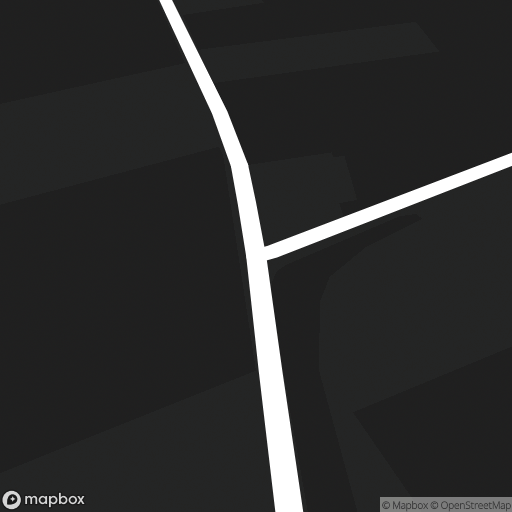
#> input picture 04_matching/main_7/mapbox_method_no_stitching/mapbox_images_for_frame_1302_RVV1/50.7954945_3.5886356.jpg, 512 x 512 px, found by its file name; its folder holds only this picture in this run
$ jupyter execute --allow-errors matching_1302_sec_v6.ipynb
#> lines starting #> are read from the running program, lines starting #| are printed output that depends on the picture; after the words box and inside, x2 and y2 are one past the last pixel; in counts of white or black regions, pixels touching at a corner belong together
[cell 1]
import os
import sys
import numpy as np
import pandas as pd
import matplotlib.pyplot as plt
import math
import requests
import cv2
from numpy.polynomial import Polynomial
from skimage.morphology import skeletonize, binary_closing, square, binary_erosion, binary_dilation, medial_axis, thin, disk, convex_hull_image, diamond, star, isotropic_closing, remove_small_objects
from skimage.filters import threshold_otsu
import json
import time

[cell 2]
sem_segm_img_path = "/Users/senneloobuyck/Documents/Thesis_project/04_matching/main_7/picked_masks/2023_RVV_1_mask_1302.jpg"
mapbox_imgs_dir_path = "/Users/senneloobuyck/Documents/Thesis_project/04_matching/main_7/mapbox_method_no_stitching/mapbox_images_for_frame_1302_RVV1"
heli_lat = 50.795680
heli_lon = 3.591033
altitude = 155.87

[cell 3]
def plot_image(img):
    plt.figure(figsize=(20,10))
    plt.imshow(cv2.cvtColor(img, cv2.COLOR_BGR2RGB))
    plt.show()

[cell 4]
# [24 lines left out: function plot_patch, not called in this run]

[cell 5]
# [17 lines left out: function calculate_bearing, not called in this run]

[cell 6]
# [10 lines left out: function haversine, not called in this run]

[cell 7]
# calculate pitch/tilt
# [14 lines left out: function calculate_pitch, not called in this run]

[cell 8]
# [23 lines left out: function get_mapbox_intersection_image, not called in this run]

[cell 9]
def get_intersection_coordinates(lat, lon) :
    # some lists and dataframes to store the data
#> further down, mb_image_bgr is the input picture: shape (512, 512, 3); mean B, G, R 46.1, 46.2, 45.9
    nodes = []
    intersection_nodes = []
    df_nodes = pd.DataFrame(columns=['id', 'lat', 'lon'])
    df_intersections = pd.DataFrame(columns=['lat', 'lon'])

    overpass_url = "http://overpass-api.de/api/interpreter"


    # first get the ways around the point
    # .w is a temporary variable that stores the result of the first query
    # node(way_cnt:2-);   // select those nodes that are members of two or more of the given ways
    overpass_query = f"""[out:json];
                        way(around: 300, {lat},{lon})["highway"~"(motorway|trunk|primary|secondary|tertiary|unclassified|residential|motorway_link|trunk_link|primary_link|secondary_link|tertiary_link|living_street|service|pedestrian)"]->.w;
                        node(way_cnt.w:2-);
                        out;"""

    response = requests.get(overpass_url, params={'data': overpass_query})

    # print(response.json()['elements'])

    for item in response.json()['elements']:
        df_intersections.loc[len(df_intersections)] = {'lat': item['lat'], 'lon': item['lon']}


    # print(df_intersections)
    return df_intersections

#> (a cell that did not finish here is left out)

[cell 11]
# [35 lines left out: function get_skeleton, not called in this run]

[cell 12]
# [25 lines left out: function is_valid_intersection, not called in this run]

[cell 13]
def get_skeleton_intersection(skeleton):
    """ Given a skeletonised image, it will give the coordinates of the intersections of the skeleton"""
    print("Getting intersections in skeleton (more than 2 neighbours)")
    skeleton_gray = cv2.cvtColor(skeleton, cv2.COLOR_BGR2GRAY)
    image = skeleton_gray.copy()
    image = image/255
    intersections = []
    for y in range(1,len(image)-1):
        for x in range(1,len(image[y])-1):
            # if we have a white pixel
            if image[y][x] == 1:
                neighbourhood_patch = [image[y][x-1], image[y-1][x-1], image[y-1][x], image[y-1][x+1], image[y][x+1], image[y+1][x+1], image[y+1][x], image[y+1][x-1]]
                if is_valid_intersection(neighbourhood_patch):
                    intersections.append((y,x))
    # [6 lines of commented-out code are left out]
    return intersections

[cell 14]
# [26 lines left out: function get_neighbour_pixels, not called in this run]

[cell 15]
# [190 lines left out: function get_descriptors, not called in this run]

[cell 16]
def find_descriptors_in_segmentation_image(img_path) :
    print("Finding descriptors in segmentation image")

    img_bgr = cv2.imread(img_path)
    print("Segmentation image")
    plot_image(img_bgr)

    closing_bgr = isotropic_closing(img_bgr, radius=30)
    closing_bgr = closing_bgr.astype(np.uint8) * 255
    print("Isotropic closing of segmentation image")
    plot_image(closing_bgr)

    closing_bgr_copy = closing_bgr.copy()
    mask_bgr_copy = closing_bgr.copy()
    closing_gray = cv2.cvtColor(closing_bgr, cv2.COLOR_BGR2GRAY)

    contours, hierarchy = cv2.findContours(closing_gray, cv2.RETR_EXTERNAL, cv2.CHAIN_APPROX_SIMPLE)
    print(f"Number of contours: {len(contours)}")
    cv2.drawContours(closing_bgr_copy, contours, contourIdx=-1, color=(255, 0, 0), thickness=2)

    descriptors = []

    for contour in contours :
        contour_length = cv2.arcLength(contour, closed=True)
        print(f"Contour length: {contour_length}")
        contour_area = cv2.contourArea(contour)
        print(f"Contour area: {contour_area}")

        # measure the irregularity of the polygon
        if contour_length != 0 :
            convex_hull = cv2.convexHull(contour)
            convex_hull_area = cv2.contourArea(convex_hull)
            print(f"Convex hull area: {convex_hull_area}")
            # cv2.polylines(mask_bgr_copy, [convex_hull], isClosed=True, color=(0, 255, 0), thickness=3)
            solidity = contour_area / convex_hull_area

            # get skeleton of the contour
            skeleton_contour_bgr = get_skeleton(mask_bgr_copy, contour)

            # find the intersections in the skeleton
            skel_intersections = get_skeleton_intersection(skeleton_contour_bgr)

            #  make a decision based on the solidity
            if solidity < 0.60 and skel_intersections != [] :
                print(f"Solidity = {solidity} -> this contour can be related to an intersection in the road")

                # further processing
                if skel_intersections == [] :
                    print("No intersection is found in a possible intersection contour")
                else :
                    print(f"Intersections = {skel_intersections}")

                    # visualization
                    skeleton_contour_bgr_copy = skeleton_contour_bgr.copy()
                    for intersection in skel_intersections :
                        skeleton_contour_bgr_copy[intersection[0], intersection[1]] = [0, 0, 255]
                    plot_image(skeleton_contour_bgr_copy)

                    # now try and match intersection with the openstreetmap images
                    descriptors = get_descriptors(skeleton_contour_bgr, skel_intersections)

            else :
                print(f"Solidity = {solidity} -> no intersection in this contour")

    if descriptors == [] :
        return None
    else :
        return descriptors

#> (a cell that did not finish here is left out)

[cell 18]
def find_descriptors_in_mapbox_image(img_path, image_name, vis=False) :
#> called with image_name = '50.7954945_3.5886356.jpg', vis = False
    img_bgr = cv2.imread(img_path)
    # print("Mapbox image")
    # plot_image(img_bgr)

    new_width, new_height = img_bgr.shape[1], img_bgr.shape[0] - 100
#> new_width = 512; new_height = 412
    cropped_img_bgr = img_bgr[0:new_height, 0:new_width]
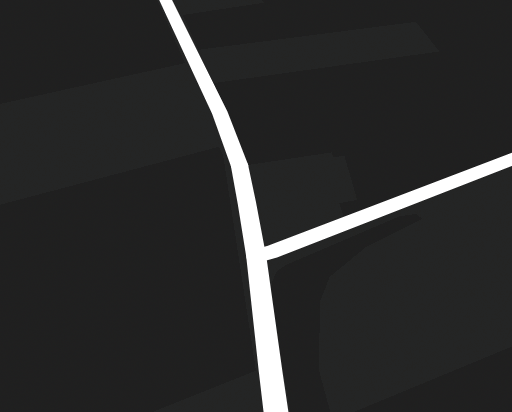
#> cropped_img_bgr: shape (412, 512, 3); mean B, G, R 45.2, 45.2, 45
    print("Cropped mapbox image")
    if vis :
        plot_image(cropped_img_bgr)

    print("Binary thresholding")
    img_gray = cv2.cvtColor(cropped_img_bgr, cv2.COLOR_BGR2GRAY)
    ret, thresh_gray = cv2.threshold(img_gray, 127, 255, cv2.THRESH_BINARY)
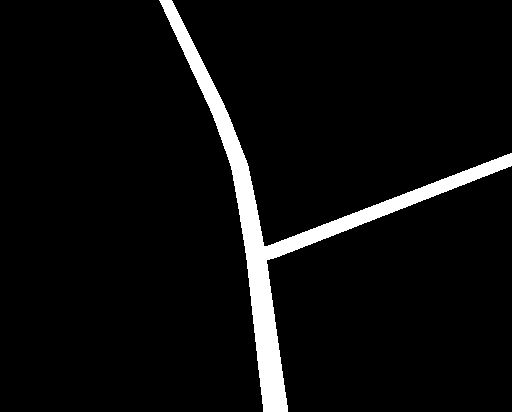
#> thresh_gray: shape (412, 512); 5.4% white; 1 white region, box (x1, y1, x2, y2) and area: (159, 0, 512, 412) 11370
    thresh_bgr = cv2.cvtColor(thresh_gray, cv2.COLOR_GRAY2BGR)
    if vis :
        plot_image(thresh_bgr)

    closing_bgr = isotropic_closing(thresh_bgr, radius=3)
#> closing_bgr: shape (412, 512, 3) bool; 5.4% white; 1 white region, box (x1, y1, x2, y2) and area: (159, 0, 512, 412) 11376
    closing_bgr = closing_bgr.astype(np.uint8) * 255
    closing_gray = cv2.cvtColor(closing_bgr, cv2.COLOR_BGR2GRAY)
    print("Isotropic closing of segmentation image")
    if vis :
        plot_image(closing_bgr)

    # To avoid the precision loss when converting the image to bool,
    # you can also binarize the image using one of the available thresholding algorithms
    thresh_otsu = threshold_otsu(closing_gray)
#> thresh_otsu = 0
    mask_gray = closing_gray > thresh_otsu

    # Skeletonize
    # skeleton_gray = (skeletonize(contour_mask_gray)).astype(np.uint8)
    skeleton_gray = skeletonize(mask_gray, method='lee').astype(np.uint8)
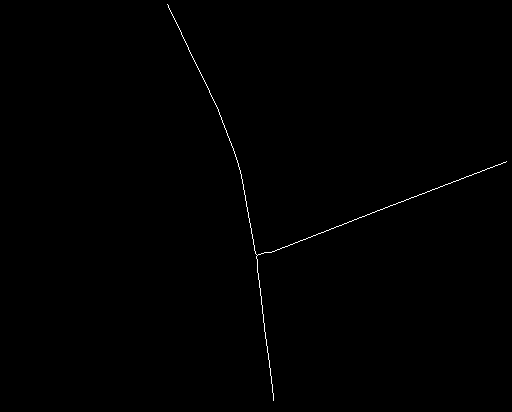
#> skeleton_gray: shape (412, 512); values 0 (black) and 1 (white), 0.31% white in thin lines or dots, all inside (x1, y1, x2, y2) = (167, 4, 507, 401)

    skeleton_bgr = cv2.cvtColor(skeleton_gray, cv2.COLOR_GRAY2BGR)

    # find the intersections in the skeleton
    skel_intersections = get_skeleton_intersection(skeleton_bgr)
#> after the loop in get_skeleton_intersection, `for y in range(1,len(image)-1):`: intersections = []
#> skel_intersections = []

    print(f"{len(skel_intersections)} intersections found in the skeleton:")
#| 0 intersections found in the skeleton:
    print(skel_intersections)

    descriptors = []

    #  if there are intersections
    if skel_intersections != [] :
        # visualization
        skeleton_bgr_copy = skeleton_bgr.copy()
        for intersection in skel_intersections :
            skeleton_bgr_copy[intersection[0], intersection[1]] = [0, 0, 255]

        if vis :
            plot_image(skeleton_bgr_copy)


        print(f"There are intersections in mapbox image {image_name}")
        descriptors = get_descriptors(skeleton_bgr, skel_intersections, visualize = vis)
    else :
        print("No intersections found in the skeleton")

    if descriptors == [] :
        return None
    else :
        return descriptors

[cell 19]
best_mb_image = None
scores = dict()
visualize = False

for mb_image in os.listdir(mapbox_imgs_dir_path) :
    best_results = []
    mb_image_path = os.path.join(mapbox_imgs_dir_path, mb_image)
    print(50*"*")
    print(f"Mapbox image: {mb_image}")
    print(50*"*")
    mb_image_bgr = cv2.imread(mb_image_path)
    if visualize :
        plot_image(mb_image_bgr)
    des = find_descriptors_in_mapbox_image(mb_image_path, mb_image, vis=visualize)
    print(f"Descriptors for mapbox image {mb_image}:")
    print(des)

    # matching process
    if des is not None and segm_img_des is not None :
        print(f"Number of descriptors: {len(des)}")
        for des_segm in segm_img_des :
            best_result_per_des = 1000 # best descriptor match for descriptor des_segm of segmentation image
            print(f"Descriptor of segmentation image:")
            print(des_segm)
            for des_mb in des :
                print(f"Descriptor of mapbox image:")
                print(des_mb)

                if len(des_mb) < len(des_segm) :
                    continue

                result = 0
                processed_angles = []
                for angle_des_segm in des_segm :
                    print(f"Angle of segmentation image: {angle_des_segm}")
                    best_diff = 1000
                    for angle_des_mb in des_mb :
                        print(f"Angle of mapbox image: {angle_des_mb}")
                        if angle_des_mb in processed_angles :
                            continue
                        diff = min(abs(angle_des_segm-angle_des_mb), abs((angle_des_segm+360)-angle_des_mb), abs((angle_des_mb+360)-angle_des_segm))
                        if diff < best_diff :
                            best_diff = diff
                            best_angle_des_mb = angle_des_mb

                    print(f"Best diff = {best_diff} with angle {best_angle_des_mb}")
                    processed_angles.append(best_angle_des_mb)
                    result += best_diff**2


                result = math.sqrt(result)
                print(f"Result = {result}")

                if result < best_result_per_des :
                    best_result_per_des = result

            best_results.append(best_result_per_des)

        score =  math.sqrt(np.sum(best_results))
        print(f"Score = {score}")

        # make sure there is at least one best result that is below the threshold
        threshold = 40

        # If at least one result is below the threshold, add the score to the dictionary
        # if any(result < threshold for result in best_results) :
        #   print(f"At least one result is below the threshold, add the score to the dictionary for mapbox image {mb_image}")
        #   scores[mb_image] = score
        scores[mb_image] = score
    else:
        continue


# Get the lowest three values using sorted() and dictionary items()
lowest_values = sorted(scores.values())[:3]
print(50*"*")
print("Top 3 results:")
print(50*"*")
for value in lowest_values:
    # For each value, get the corresponding key
    for key in scores.keys():
        if scores[key] == value:
            print(f"Score = {value} with mapbox image {key}")

$ run again, on 04_matching/main_7/mapbox_method_no_stitching/mapbox_images_for_frame_1302_RVV1/50.7963052_3.5876732.jpg
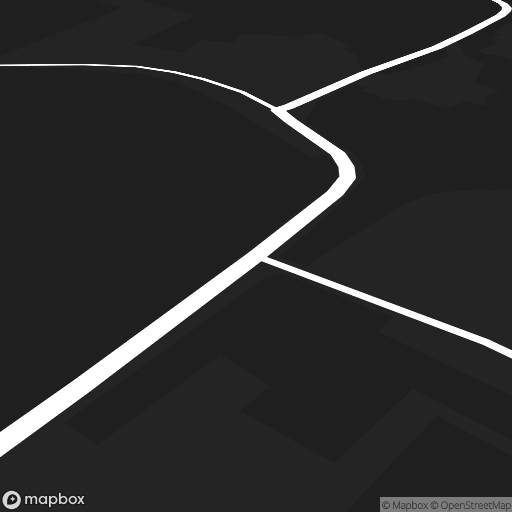
#> input picture 04_matching/main_7/mapbox_method_no_stitching/mapbox_images_for_frame_1302_RVV1/50.7963052_3.5876732.jpg, 512 x 512 px, found by its file name
#> mb_image_bgr is the input picture: shape (512, 512, 3); mean B, G, R 44.5, 44.5, 44.5
#> in find_descriptors_in_mapbox_image, `ret, thresh_gray = cv2.threshold(img_gray, 127, 255, cv2.THRESH_BINARY)`:
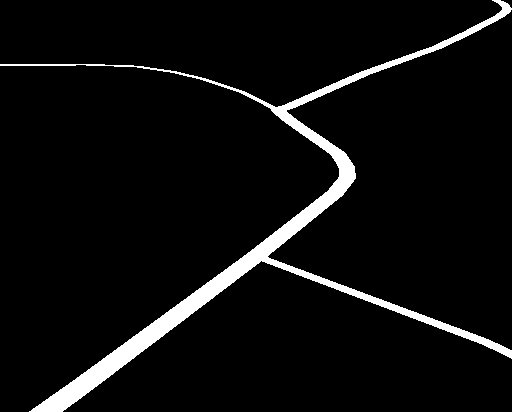
#> thresh_gray: shape (412, 512); 5.4% white; 1 white region, box (x1, y1, x2, y2) and area: (0, 0, 512, 412) 11445
#> closing_gray: shape (412, 512); 5.4% white; 1 white region, box (x1, y1, x2, y2) and area: (0, 0, 512, 412) 11486
#> thresh_otsu = 0
#> in find_descriptors_in_mapbox_image, `skeleton_gray = skeletonize(mask_gray, method='lee').astype(np.uint8)`:
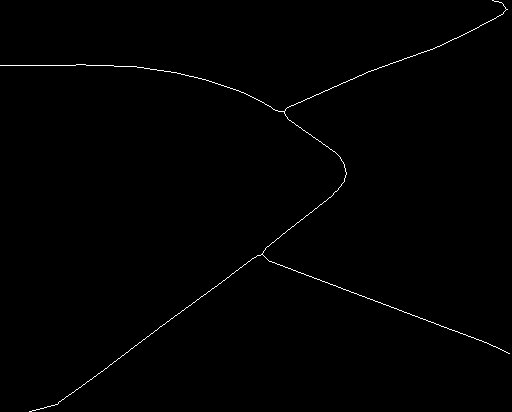
#> skeleton_gray: shape (412, 512); values 0 (black) and 1 (white), 0.56% white in thin lines or dots
#> image: shape (412, 512) float64; values 0 (black) and 0.00392 (white), 0.56% white in thin lines or dots
#> after the loop in get_skeleton_intersection, `for y in range(1,len(image)-1):`: intersections = []
#| 0 intersections found in the skeleton:

$ run again, on 04_matching/main_7/mapbox_method_no_stitching/mapbox_images_for_frame_1302_RVV1/50.796425_3.5911569.jpg
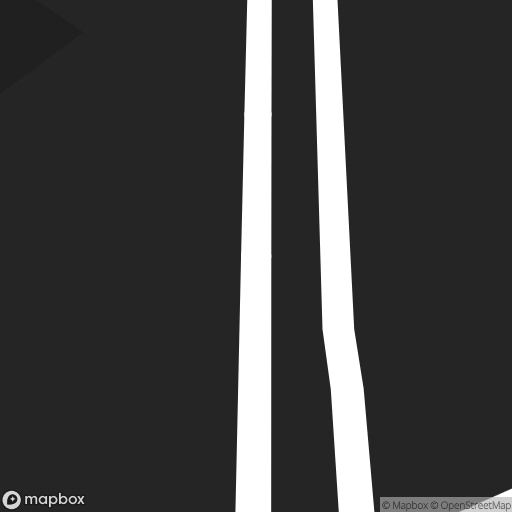
#> input picture 04_matching/main_7/mapbox_method_no_stitching/mapbox_images_for_frame_1302_RVV1/50.796425_3.5911569.jpg, 512 x 512 px, found by its file name
#> mb_image_bgr is the input picture: shape (512, 512, 3); mean B, G, R 63.5, 63.6, 63.6
#> in find_descriptors_in_mapbox_image, `ret, thresh_gray = cv2.threshold(img_gray, 127, 255, cv2.THRESH_BINARY)`:
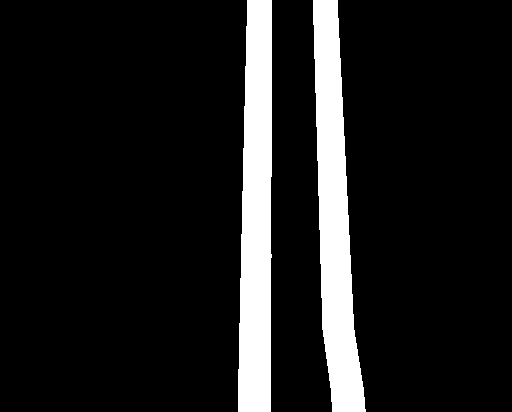
#> thresh_gray: shape (412, 512); 11.4% white; 2 white regions, box (x1, y1, x2, y2) and area: (313, 0, 366, 412) 12043, (238, 0, 272, 412) 12036
#> thresh_otsu = 0
#> in find_descriptors_in_mapbox_image, `skeleton_gray = skeletonize(mask_gray, method='lee').astype(np.uint8)`:
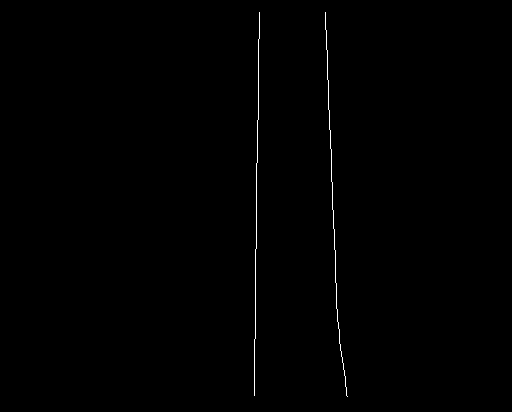
#> skeleton_gray: shape (412, 512); values 0 (black) and 1 (white), 0.36% white in thin lines or dots, all inside (x1, y1, x2, y2) = (254, 12, 348, 397)
#> after the loop in get_skeleton_intersection, `for y in range(1,len(image)-1):`: intersections = []
#| 0 intersections found in the skeleton:

$ run again, on 04_matching/main_7/mapbox_method_no_stitching/mapbox_images_for_frame_1302_RVV1/50.7958647_3.5910548.jpg
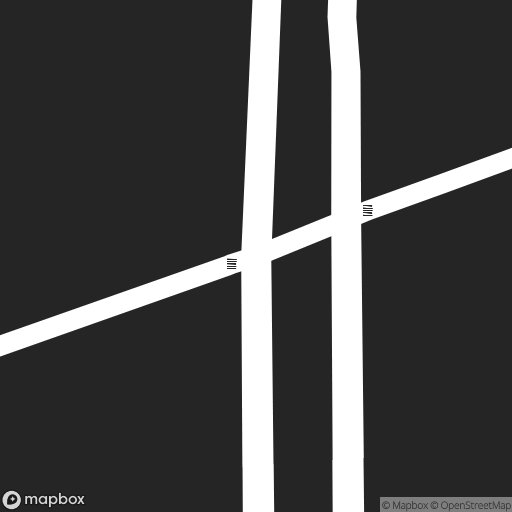
#> input picture 04_matching/main_7/mapbox_method_no_stitching/mapbox_images_for_frame_1302_RVV1/50.7958647_3.5910548.jpg, 512 x 512 px, found by its file name
#> mb_image_bgr is the input picture: shape (512, 512, 3); mean B, G, R 71.3, 71.3, 71.3
#> in find_descriptors_in_mapbox_image, `ret, thresh_gray = cv2.threshold(img_gray, 127, 255, cv2.THRESH_BINARY)`:
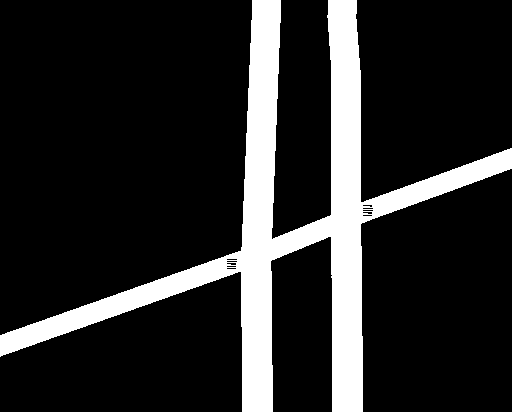
#> thresh_gray: shape (412, 512); 16.3% white; 1 white region, box (x1, y1, x2, y2) and area: (0, 0, 512, 412) 34282
#> closing_gray: shape (412, 512); 16.3% white; 1 white region, box (x1, y1, x2, y2) and area: (0, 0, 512, 412) 34431
#> thresh_otsu = 0
#> in find_descriptors_in_mapbox_image, `skeleton_gray = skeletonize(mask_gray, method='lee').astype(np.uint8)`:
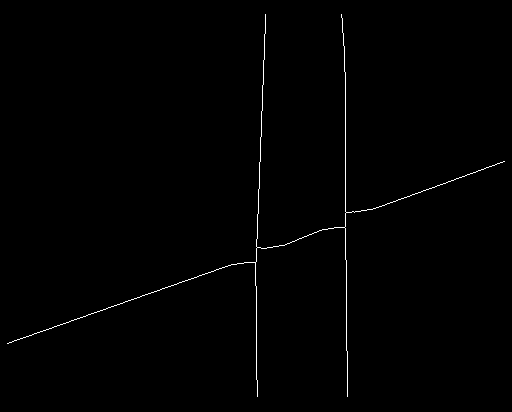
#> skeleton_gray: shape (412, 512); values 0 (black) and 1 (white), 0.6% white in thin lines or dots
#> image: shape (412, 512) float64; values 0 (black) and 0.00392 (white), 0.6% white in thin lines or dots
#> after the loop in get_skeleton_intersection, `for y in range(1,len(image)-1):`: intersections = []
#| 0 intersections found in the skeleton:
